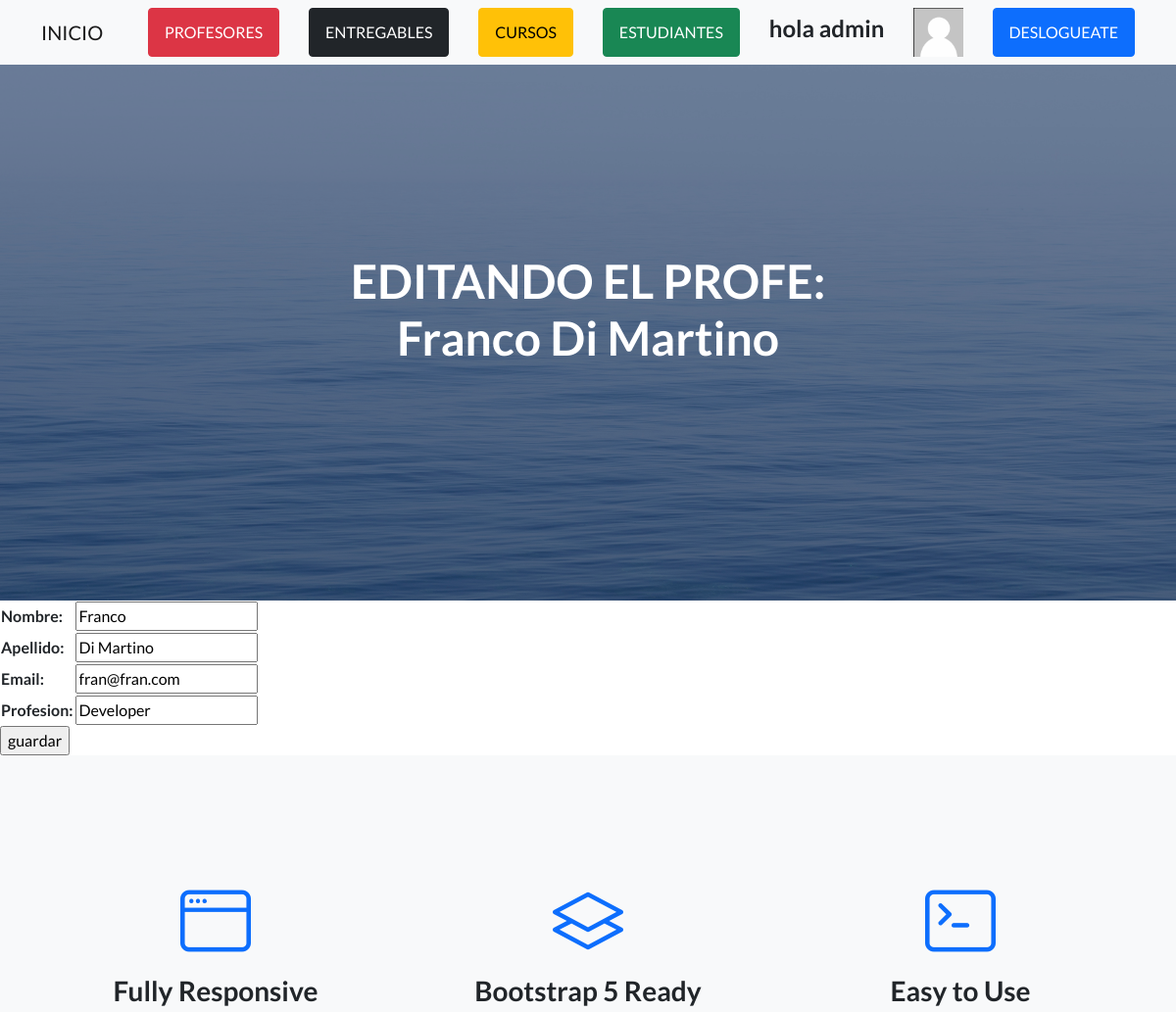
Page /AppCoder/editarProfesor/1 (signed in, upper part) on the earlier database version.
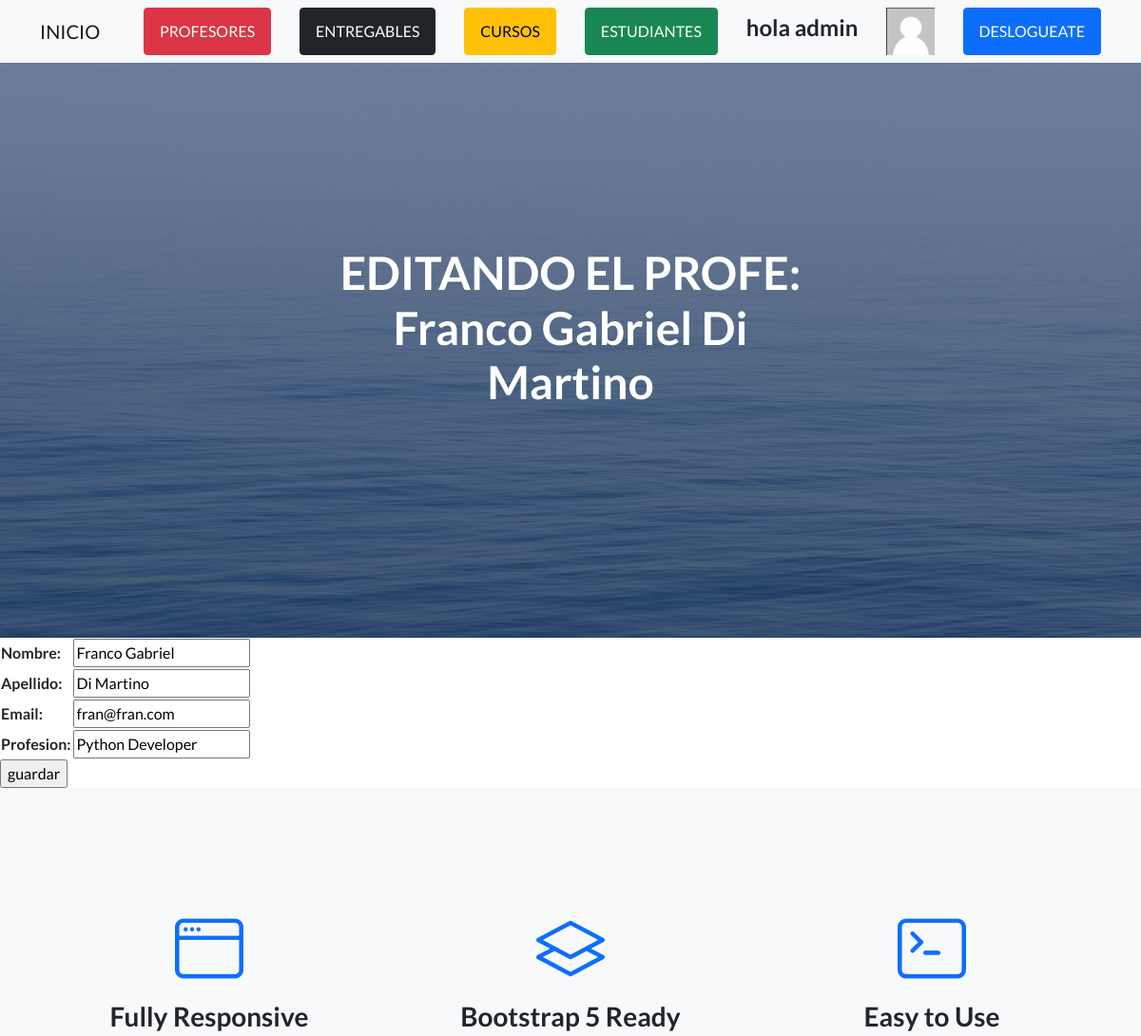
Same page on the later database version.
### AppCoder/models.py (models this page shows)
class Profesor(models.Model):
    nombre= models.CharField(max_length=50)
    apellido= models.CharField(max_length=50)
    email= models.EmailField()
    profesion= models.CharField(max_length=50)
    def __str__(self):
        return self.nombre+" "+self.apellido

### AppCoder/views.py (the view)
# urls.py: path('editarProfesor/<id>', editarProfesor, name='editarProfesor'),
def editarProfesor(request, id):
    profesor=Profesor.objects.get(id=id)
    if request.method=="POST":
        form=ProfeForm(request.POST)
        if form.is_valid():
            info=form.cleaned_data
            profesor.nombre=info["nombre"]
            profesor.apellido=info["apellido"]
            profesor.email=info["email"]
            profesor.profesion=info["profesion"]
            profesor.save()
            profesores=Profesor.objects.all()
            return render(request, "Appcoder/leerProfesores.html", {"profesores":profesores})
    else:
        form= ProfeForm(initial={"nombre":profesor.nombre, "apellido":profesor.apellido, "email":profesor.email, "profesion":profesor.profesion})
        return render(request, "Appcoder/editarProfesor.html", {"formulario":form, "profesor":profesor, "avatar":obtenerAvatar(request)})

### AppCoder/forms.py
class ProfeForm(forms.Form):
    nombre = forms.CharField(max_length=50)
    apellido = forms.CharField(max_length=50)
    email = forms.EmailField()
    profesion = forms.CharField(max_length=50)

### AppCoder/views.py (called while the page is built)
def obtenerAvatar(request):
    lista=Avatar.objects.filter(user=request.user)
    if len(lista)!=0:
        imagen=lista[0].imagen.url
    else:
        imagen="/media/avatares/avatarpordefecto.png"
    return imagen

### AppCoder/templates/AppCoder/editarProfesor.html
{% extends "AppCoder/padre.html" %}
{% load static %}
{% block titulo %}
<h1 class="mb-5">EDITANDO EL PROFE: {{ profesor }}</h1>
{% endblock %}
{% block contenido_que_cambia %}
<form action="{% url 'editarProfesor' profesor.id %}" method="POST"> {% csrf_token %}
    <table>
        {{ formulario.as_table }}
    </table>
    <input type="submit" value="guardar">
</form>
{% endblock %}

Differences in the rows shown:
changed Profesor "Di Martino": nombre+apellido "Franco Di Martino" → "Franco Gabriel Di Martino"; nombre "Franco" → "Franco Gabriel"; profesion "Developer" → "Python Developer"
